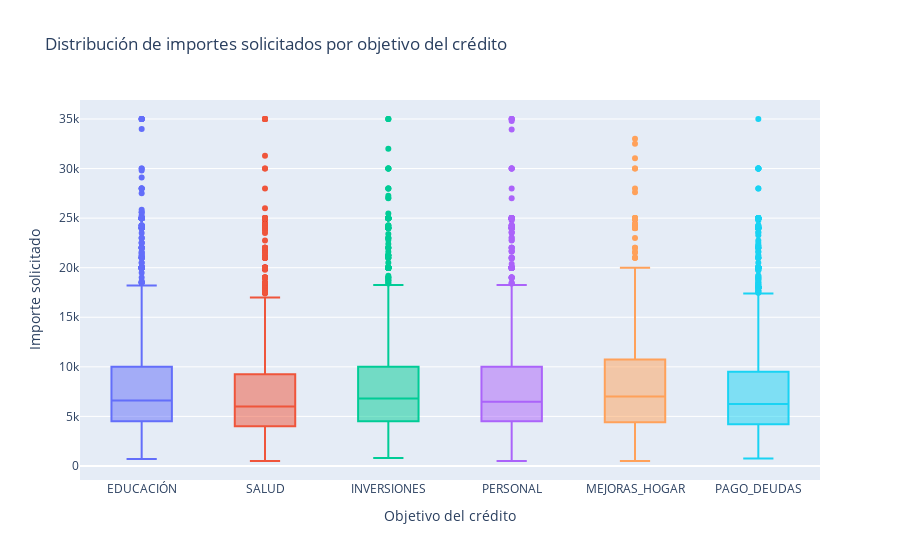

The notebook cell saved with this chart:
### Markdown cell above
Otros gráficos a implementar:

1. Distribución de los importes solicitados (`importe_solicitado`) por objetivo del crédito (`objetivo_credito`) en un gráfico de cajas.
2. Relación entre el importe solicitado (`importe_solicitado`) con la duración del crédito (`duracion_credito`), coloreado por estado del crédito (`estado_credito_N`) en un gráfico de dispersión.
3. Análisis de la correlación entre variables como `importe_solicitado`, `duracion_credito`, y `personas_a_cargo` en un mapa de calor.

Entre otros...

### Code cell
# 1. Distribución de los importes solicitados por objetivo del crédito (gráfico de cajas)
grafico_cajas = px.box(df, 
                      x='objetivo_credito', 
                      y='importe_solicitado',
                      title='Distribución de importes solicitados por objetivo del crédito',
                      color='objetivo_credito')

grafico_cajas.update_layout(
    xaxis_title='Objetivo del crédito',
    yaxis_title='Importe solicitado',
    showlegend=False  # Opcional: ocultar leyenda ya que el color es redundante con el eje x
)

grafico_cajas.show()

### Figure 1 — Plotly figure (JSON) as saved in the notebook; plotly's stock layout.template omitted (floating-point values rounded to 4 significant figures; data arrays with more than 128 entries replaced by an {"elided": "..."} marker saying what was removed)
{"data": [{"alignmentgroup": "True", "hovertemplate": "objetivo_credito=%{x}<br>importe_solicitado=%{y}<extra></extra>", "legendgroup": "EDUCACIÓN", "marker": {"color": "#636efa"}, "name": "EDUCACIÓN", "notched": false, "offsetgroup": "EDUCACIÓN", "orientation": "v", "showlegend": true, "type": "box", "x": {"elided": "2319 str values"}, "x0": " ", "xaxis": "x", "y": {"elided": "2319 int values"}, "y0": " ", "yaxis": "y"}, {"alignmentgroup": "True", "hovertemplate": "objetivo_credito=%{x}<br>importe_solicitado=%{y}<extra></extra>", "legendgroup": "SALUD", "marker": {"color": "#EF553B"}, "name": "SALUD", "notched": false, "offsetgroup": "SALUD", "orientation": "v", "showlegend": true, "type": "box", "x": {"elided": "1851 str values"}, "x0": " ", "xaxis": "x", "y": {"elided": "1851 int values"}, "y0": " ", "yaxis": "y"}, {"alignmentgroup": "True", "hovertemplate": "objetivo_credito=%{x}<br>importe_solicitado=%{y}<extra></extra>", "legendgroup": "INVERSIONES", "marker": {"color": "#00cc96"}, "name": "INVERSIONES", "notched": false, "offsetgroup": "INVERSIONES", "orientation": "v", "showlegend": true, "type": "box", "x": {"elided": "1749 str values"}, "x0": " ", "xaxis": "x", "y": {"elided": "1749 int values"}, "y0": " ", "yaxis": "y"}, {"alignmentgroup": "True", "hovertemplate": "objetivo_credito=%{x}<br>importe_solicitado=%{y}<extra></extra>", "legendgroup": "PERSONAL", "marker": {"color": "#ab63fa"}, "name": "PERSONAL", "notched": false, "offsetgroup": "PERSONAL", "orientation": "v", "showlegend": true, "type": "box", "x": {"elided": "1637 str values"}, "x0": " ", "xaxis": "x", "y": {"elided": "1637 int values"}, "y0": " ", "yaxis": "y"}, {"alignmentgroup": "True", "hovertemplate": "objetivo_credito=%{x}<br>importe_solicitado=%{y}<extra></extra>", "legendgroup": "MEJORAS_HOGAR", "marker": {"color": "#FFA15A"}, "name": "MEJORAS_HOGAR", "notched": false, "offsetgroup": "MEJORAS_HOGAR", "orientation": "v", "showlegend": true, "type": "box", "x": {"elided": "874 str values"}, "x0": " ", "xaxis": "x", "y": {"elided": "874 int values"}, "y0": " ", "yaxis": "y"}, {"alignmentgroup": "True", "hovertemplate": "objetivo_credito=%{x}<br>importe_solicitado=%{y}<extra></extra>", "legendgroup": "PAGO_DEUDAS", "marker": {"color": "#19d3f3"}, "name": "PAGO_DEUDAS", "notched": false, "offsetgroup": "PAGO_DEUDAS", "orientation": "v", "showlegend": true, "type": "box", "x": {"elided": "1671 str values"}, "x0": " ", "xaxis": "x", "y": {"elided": "1671 int values"}, "y0": " ", "yaxis": "y"}], "layout": {"boxmode": "overlay", "legend": {"title": {"text": "objetivo_credito"}, "tracegroupgap": 0}, "showlegend": false, "title": {"text": "Distribución de importes solicitados por objetivo del crédito"}, "xaxis": {"anchor": "y", "categoryarray": ["EDUCACIÓN", "SALUD", "INVERSIONES", "PERSONAL", "MEJORAS_HOGAR", "PAGO_DEUDAS"], "categoryorder": "array", "domain": [0, 1], "title": {"text": "Objetivo del crédito"}}, "yaxis": {"anchor": "x", "domain": [0, 1], "title": {"text": "Importe solicitado"}}}}
